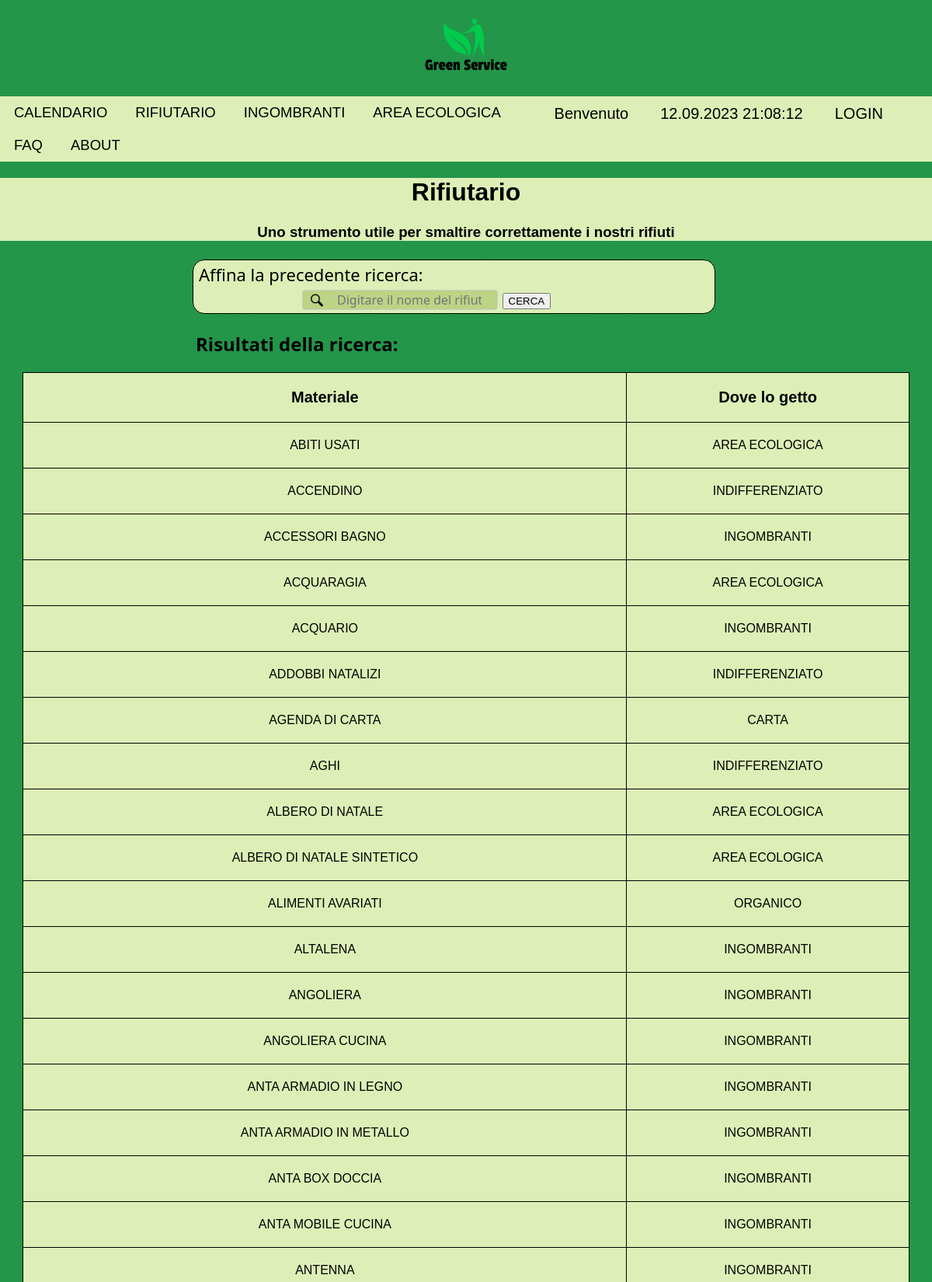
The page /php/rifiutarioBackend.php (upper part) on the database its author committed.
### tables this page shows
CREATE TABLE `rifiuto` (
  `nome` varchar(255) NOT NULL,
  `categoria` varchar(255) DEFAULT NULL,
  `sinonimo1` varchar(255) DEFAULT NULL,
  `sinonimo2` varchar(255) DEFAULT NULL,
  `sinonimo3` varchar(255) DEFAULT NULL,
  PRIMARY KEY (`nome`)
);

### php/utility/dbManager.php (called while the page is built, shortened)
<?php
    require_once "dbConfig.php";
    $database = new DbManager();
    class DbManager{
        private $mysqli_conn = null;
        function openConnection(){
    		if (!$this->isOpened()){
    			global $dbHostname;
    			global $dbUsername;
    			global $dbPassword;
    			global $dbName;
    			$this->mysqli_conn = new mysqli($dbHostname, $dbUsername, $dbPassword, $dbName);
				$this->mysqli_conn->select_db($dbName) or
					die ('Can\'t use $dbName: ' . mysqli_error());
			}
    }
    function isOpened(){
        return ($this->mysqli_conn != null);
    }
    function queryRun($queryText){
        return $this->mysqli_conn->query($queryText);
    }
    function sqlInjectionFilter($parameter){
        return $this->mysqli_conn->real_escape_string($parameter);
    }
}
?>

### php/utility/dbConfig.php (called while the page is built)
<?php
    $dbHostname = "localhost";
    $dbUsername = "root";
    $dbPassword = "";
    $dbName ="greenservice";
?>

### php/utility/greenservicedb.php (called while the page is built, shortened)
<?php
    require_once "/dbManager.php";
    function ricercaRifiutario($risultatoricerca)
    {
        global $database;
        $risultatoricerca = $database -> sqlInjectionFilter($risultatoricerca);
        $query = "SELECT nome, categoria
        FROM rifiuto
        WHERE nome LIKE '{$risultatoricerca}%'
        OR sinonimo1 LIKE '{$risultatoricerca}%'
        OR sinonimo2 LIKE '{$risultatoricerca}%'
        OR sinonimo3 LIKE '{$risultatoricerca}%'";
        $result = $database -> queryRun($query);
        return $result;
    }
?>

### php/rifiutarioBackend.php (the view, shortened to what this page needs)
<?php
    require_once "./utility/greenservicedb.php";
?>
<!DOCTYPE html>
<html lang = "it">
    <head>
        <link rel = "stylesheet" type = "text/css" href = "../css/style.css">
        <link rel = "stylesheet" type = "text/css" href = "../css/styleRifiutarioBackend.css">
    </head>
<body onload="parti();">
    <?php
        require_once "./layout/header.php";
        require_once "./layout/navbar.php";
    ?>
    <div id="rifiutariosubtitle">
    <h1> Rifiutario </h1>
    <h3> Uno strumento utile per smaltire correttamente i nostri rifiuti </h3>
    </div>
    <div class="barraricerca">
    <form id="motorericerca" action="rifiutarioBackend.php" method="post">
        <p id="testobarra">
            Affina la precedente ricerca:
            <input type="text" name="nomerifiuto" placeholder=" Digitare il nome del rifiuto o parte di esso">
            <input type="submit" name="submitrifiutario" value="CERCA">
        </p>
    </form>
    </div>
    <h2 id="risultatititolo"> Risultati della ricerca: </h2>
</body>
</html>
<?php
$risultatoricerca = $_POST['nomerifiuto'];
$result = ricercaRifiutario($risultatoricerca);
showResult($result);
function showResult($result)
{
    if(mysqli_num_rows($result)<> 0)
    {
        echo "<table class='tabellaphp'>
        <tr>
            <th> Materiale </th>
            <th> Dove lo getto </th>
        </tr> ";
        while($row = $result->fetch_assoc()) {
            $riga = "<tr>
            <td>".$row['nome']."</td>
            <td>".$row['categoria']."</td>
            </tr>";
            echo $riga;
        }
    }
    else
    echo "<h2 id='phptext'> Nesun risultato. Controllare eventuali errori di digitazione.</h2>";
    echo "</table>";
}
?>

### css/style.css (style rules this page uses)
body { width: 100%; height: 100%; margin: 0; background-image: url("../img/background.png"); background-repeat: no-repeat; background-size: cover; background-attachment: fixed; }
h2 { font-family: 'Segoe UI', Verdana, sans-serif; }

### css/styleRifiutarioBackend.css (style rules this page uses)
div#rifiutariosubtitle { font-family: Verdana, sans-serif; text-align: center; background-color: rgba(221,239,182,1); }
form#motorericerca { padding-left: 1%; }
form#motorericerca p#testobarra { font-family: 'Segoe UI', Tahoma, Geneva, Verdana, sans-serif; font-size: 22px; background-color: rgba(221,239,182,1); border-radius: 15px; border: 1.5px solid black; padding-left: 1%; padding-bottom: 0.5%; padding-top: 0.5%; margin-right: 10% }
form#motorericerca input[type=text] { width: 252px; height: 20px; box-sizing: border-box; border: 1px solid #ccc; border-radius: 4px; font-size: 16px; font-family: 'Segoe UI', Tahoma, Geneva, Verdana, sans-serif; background-color: rgb(189, 212, 134); background-image: url('../img/searchicon.png'); background-position: 10px; background-repeat: no-repeat; margin-left: 20%; padding: 12px 20px 12px 40px; transition: width 1s ease-in-out; }
div.barraricerca { margin-top: 2%; margin-left: 20%; margin-right: 17%; padding:0%; border-radius: 15px; }
h2#risultatititolo { margin-left: 21%; }
td, tr { padding: 20px 110px; border: solid 1px black; background-color: rgba(221,239,182,1); font-family:Verdana, sans-serif; text-align: center; }
th { padding: 20px 20px; border: solid 1px black; background-color: rgba(221,239,182,1); font-family:Verdana, sans-serif; font-size: 20px; }
table.tabellaphp { margin-left: auto; margin-right: auto; margin-bottom: 3%; border: solid 1px black; border-collapse: collapse; }

### rows shown on the page
rifiuto: nome "ABITI USATI", categoria "AREA ECOLOGICA"
rifiuto: nome "ACCENDINO", categoria "INDIFFERENZIATO"
rifiuto: nome "ACCESSORI BAGNO", categoria "INGOMBRANTI"
rifiuto: nome "ACQUARAGIA", categoria "AREA ECOLOGICA"
rifiuto: nome "ACQUARIO", categoria "INGOMBRANTI"
rifiuto: nome "ADDOBBI NATALIZI", categoria "INDIFFERENZIATO"
rifiuto: nome "AGENDA DI CARTA", categoria "CARTA"
rifiuto: nome "AGHI", categoria "INDIFFERENZIATO"
rifiuto: nome "ALBERO DI NATALE", categoria "AREA ECOLOGICA"
rifiuto: nome "ALBERO DI NATALE SINTETICO", categoria "AREA ECOLOGICA"
rifiuto: nome "ALIMENTI AVARIATI", categoria "ORGANICO"
rifiuto: nome "ALTALENA", categoria "INGOMBRANTI"
rifiuto: nome "ANGOLIERA", categoria "INGOMBRANTI"
rifiuto: nome "ANGOLIERA CUCINA", categoria "INGOMBRANTI"
rifiuto: nome "ANTA ARMADIO IN LEGNO", categoria "INGOMBRANTI"
rifiuto: nome "ANTA ARMADIO IN METALLO", categoria "INGOMBRANTI"
rifiuto: nome "ANTA BOX DOCCIA", categoria "INGOMBRANTI"
rifiuto: nome "ANTA MOBILE CUCINA", categoria "INGOMBRANTI"
rifiuto: nome "ANTENNA", categoria "INGOMBRANTI"

### other values the page prints
date(" d.". "m.". "Y ". "H:i:s") "12.09.2023 21:08:12"
